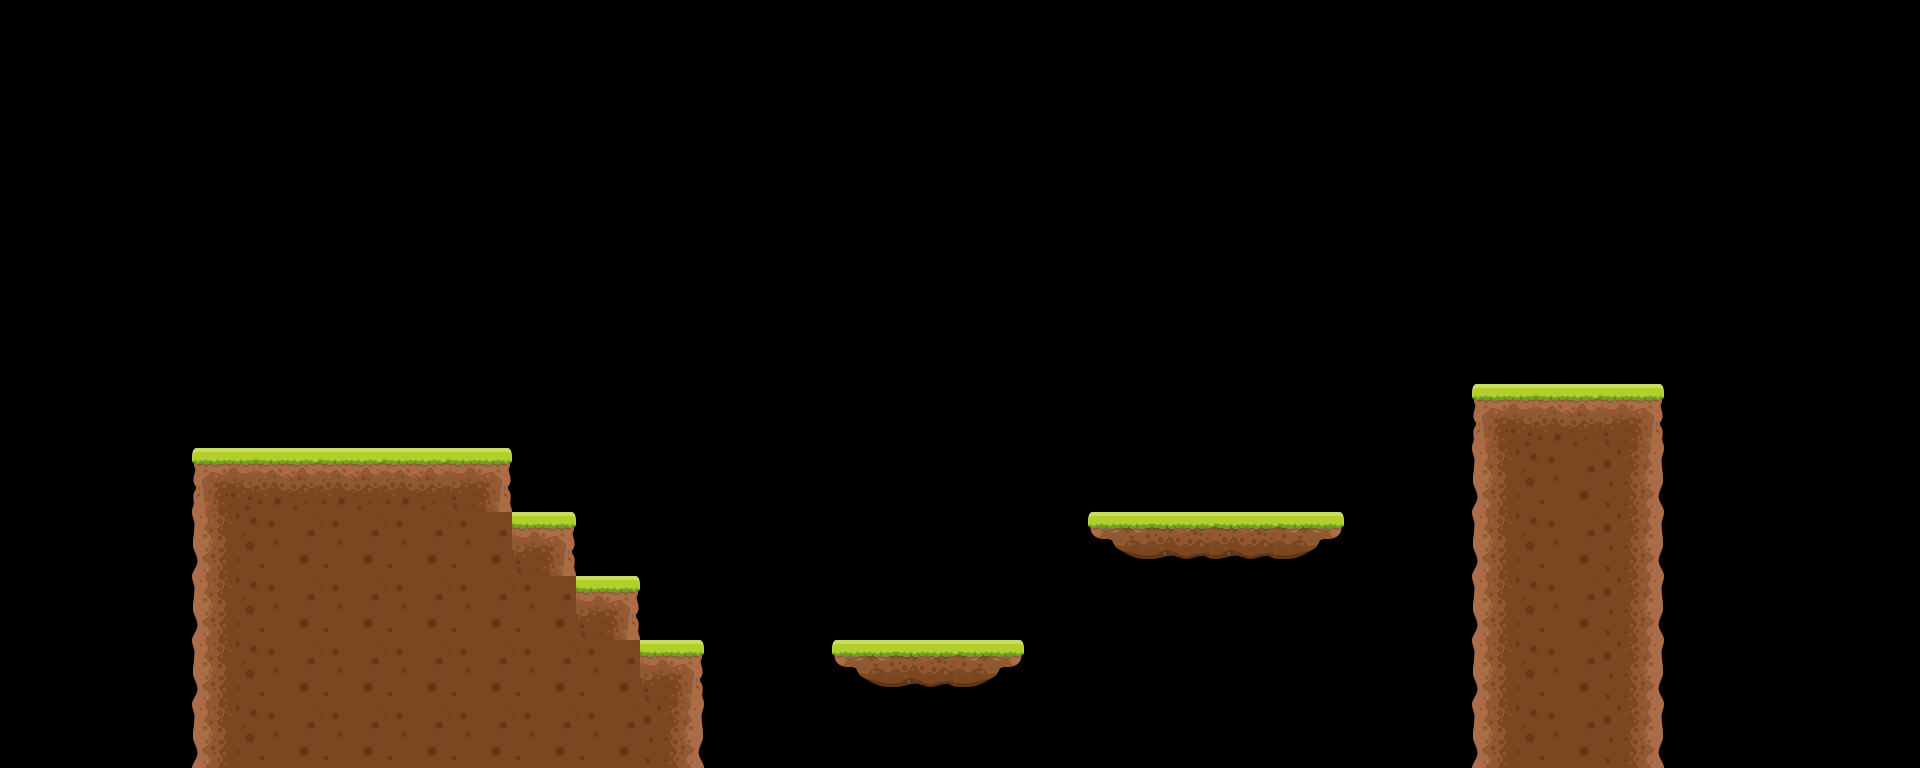

This game map was drawn from its Tiled (.tmx) file and the tilesets committed beside it. A one-line description and the full map source follow:
An orthogonal 30x12 tile map with 64x64 px tiles, 1 tile layer (Camada de Blocos 1) and 14 objects (Platforms).

<map version="1.10" tiledversion="1.10.2" orientation="orthogonal" renderorder="right-down" width="30" height="12" tilewidth="64" tileheight="64" infinite="0" nextlayerid="4" nextobjectid="21">
 <editorsettings>
  <export target="level1.lua" format="lua" />
 </editorsettings>
 <tileset firstgid="1" name="platform" tilewidth="64" tileheight="64" tilecount="9" columns="3">
  <image source="tileset.png" width="192" height="192" />
 </tileset>
 <layer id="1" name="Camada de Blocos 1" width="30" height="12">
  <data encoding="csv">
0,0,0,0,0,0,0,0,0,0,0,0,0,0,0,0,0,0,0,0,0,0,0,0,0,0,0,0,0,0,
0,0,0,0,0,0,0,0,0,0,0,0,0,0,0,0,0,0,0,0,0,0,0,0,0,0,0,0,0,0,
0,0,0,0,0,0,0,0,0,0,0,0,0,0,0,0,0,0,0,0,0,0,0,0,0,0,0,0,0,0,
0,0,0,0,0,0,0,0,0,0,0,0,0,0,0,0,0,0,0,0,0,0,0,0,0,0,0,0,0,0,
0,0,0,0,0,0,0,0,0,0,0,0,0,0,0,0,0,0,0,0,0,0,0,0,0,0,0,0,0,0,
0,0,0,0,0,0,0,0,0,0,0,0,0,0,0,0,0,0,0,0,0,0,0,0,0,0,0,0,0,0,
0,0,0,0,0,0,0,0,0,0,0,0,0,0,0,0,0,0,0,0,0,0,0,1,2,3,0,0,0,0,
0,0,0,1,2,2,2,3,0,0,0,0,0,0,0,0,0,0,0,0,0,0,0,4,5,6,0,0,0,0,
0,0,0,4,5,5,5,5,3,0,0,0,0,0,0,0,0,7,8,8,9,0,0,4,5,6,0,0,0,0,
0,0,0,4,5,5,5,5,5,3,0,0,0,0,0,0,0,0,0,0,0,0,0,4,5,6,0,0,0,0,
0,0,0,4,5,5,5,5,5,5,3,0,0,7,8,9,0,0,0,0,0,0,0,4,5,6,0,0,0,0,
0,0,0,4,5,5,5,5,5,5,6,0,0,0,0,0,0,0,0,0,0,0,0,4,5,6,0,0,0,0
</data>
 </layer>
 <objectgroup id="2" name="Platforms">
  <object id="7" x="192" y="448" width="320" height="320" />
  <object id="8" x="512" y="512" width="64" height="256" />
  <object id="9" x="576" y="576" height="128" />
  <object id="10" x="576" y="576" width="64" height="192" />
  <object id="11" x="640" y="640" width="64" height="128" />
  <object id="12" x="832" y="640" width="192" height="64" />
  <object id="13" x="1088" y="512" width="256" height="64" />
  <object id="14" name="Platforms" x="1472" y="384" width="192" height="384" />
 </objectgroup>
 <objectgroup id="3" name="Enemies">
  <object id="15" x="320" y="384" width="64" height="64" />
  <object id="16" x="896" y="576" width="64" height="64" />
  <object id="17" x="1152" y="448" width="64" height="64" />
  <object id="18" x="448" y="384" width="64" height="64" />
  <object id="19" x="1536" y="320" width="64" height="64" />
  <object id="20" x="1344" y="320" />
 </objectgroup>
</map>
